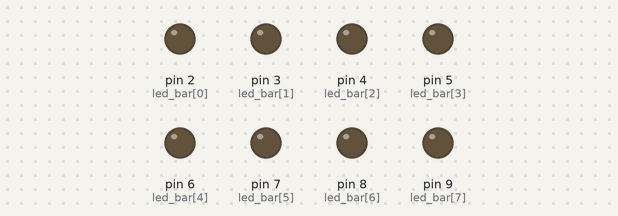
Recording of a sketch running on a simulated Arduino Uno, built with avr-gcc and run on an emulated ATmega328P. On the bench: output pins drawn as LEDs (lit = HIGH).

Above: at 0.5 s.
At 2.5 s:
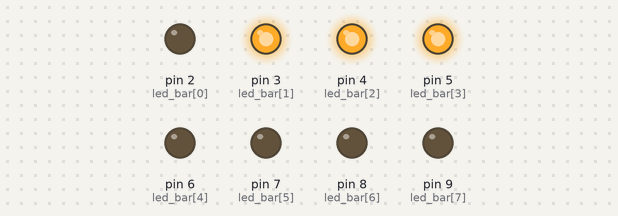
At 3.5 s:
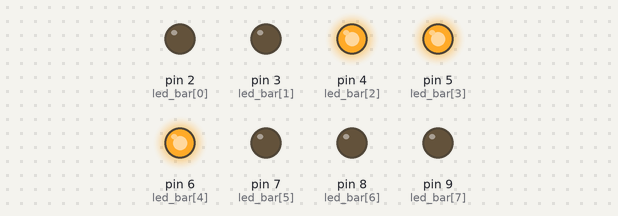
At 5.5 s:
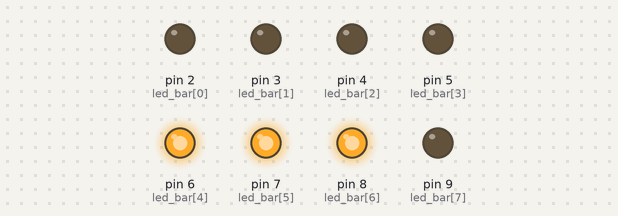
At 8.5 s:
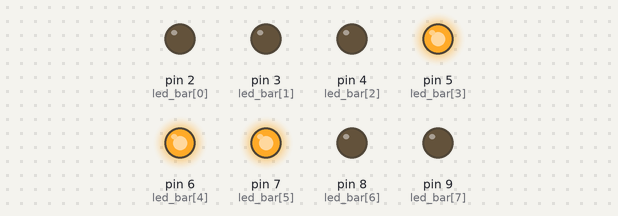
At 11.5 s:
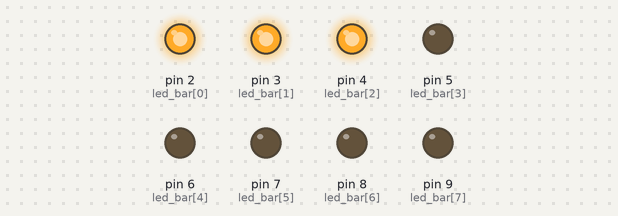
Timing chart, 0 to 13.0 s (numbered marks = the images above):
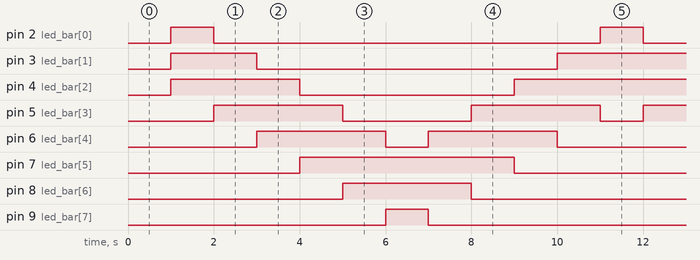

The sketch:

bai_3.ino
```cpp
/*
3. Dùng Timer 1 để điều khiển thanh Led (Led bar) với yêu cầu sau:
+ Các Led sáng lần lượt từ Led0 đến Led7 theo từng cụm 3 Led liên
tiếp, mỗi cụm sáng 1s rồi chuyển sang cụm kế tiếp.
+ Sau khi Led7 sáng lại đổi chiều về Led0.
+ Sau khi Led0 sáng lại đổi chiều về Led7 và tiếp tục.
*/
#include <TimerOne.h>
int pos = 0;
uint8_t led_bar[8] = {2,3,4,5,6,7,8,9};


void led(int i){
  if (i == 0) {
    digitalWrite(led_bar[0], 1);
    digitalWrite(led_bar[1], 1);
    digitalWrite(led_bar[2], 1);
  }
  else if (i < 6) {
    digitalWrite(led_bar[i], 1);
  	digitalWrite(led_bar[i+1], 1);
    digitalWrite(led_bar[i+2], 1);
  	digitalWrite(led_bar[i-1], 0);
  } else {
    digitalWrite(led_bar[12- i], 1);
    digitalWrite(led_bar[11-i], 1);
    digitalWrite(led_bar[10- i], 1);
    digitalWrite(led_bar[13 -i], 0);
  }
}

void remove_led() {
  if (pos > 10) pos = 1;
  led(pos);
  pos ++;
}

void setup() {
  for (int i = 0; i < 8; i ++) {
    pinMode(led_bar[i], 1);
    digitalWrite(led_bar[i],0);
  }
  Timer1.initialize();
  Timer1.attachInterrupt(remove_led);
}

void loop() {
}
```

Measured:
- by itself, pin 2 (led_bar[0]), pin 9 (led_bar[7]): alternates HIGH for 1.0 s and LOW for 9.0 s
- by itself, pin 3 (led_bar[1]): repeats every 10.0 s: LOW 7.0 s, HIGH 3.0 s
- by itself, pin 4 (led_bar[2]): repeats every 10.0 s: LOW 5.0 s, HIGH 5.0 s
- by itself, pin 5 (led_bar[3]): repeats every 10.0 s: LOW 3.0 s, HIGH 3.0 s, LOW 1.0 s, HIGH 3.0 s
- by itself, pin 6 (led_bar[4]): repeats every 10.0 s: LOW 1.0 s, HIGH 3.0 s, LOW 3.0 s, HIGH 3.0 s
- by itself, pin 7 (led_bar[5]): alternates HIGH for 5.0 s and LOW for 5.0 s
- by itself, pin 8 (led_bar[6]): alternates HIGH for 3.0 s and LOW for 7.0 s
